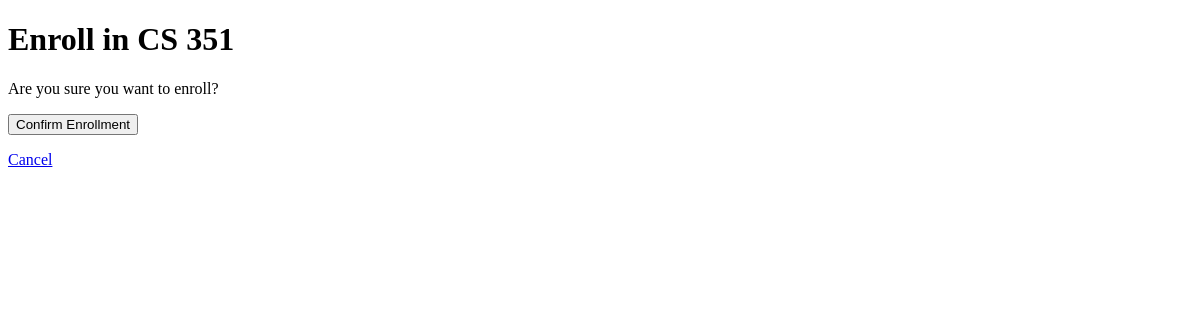
The app's page /enroll/2/ (signed in), older data.
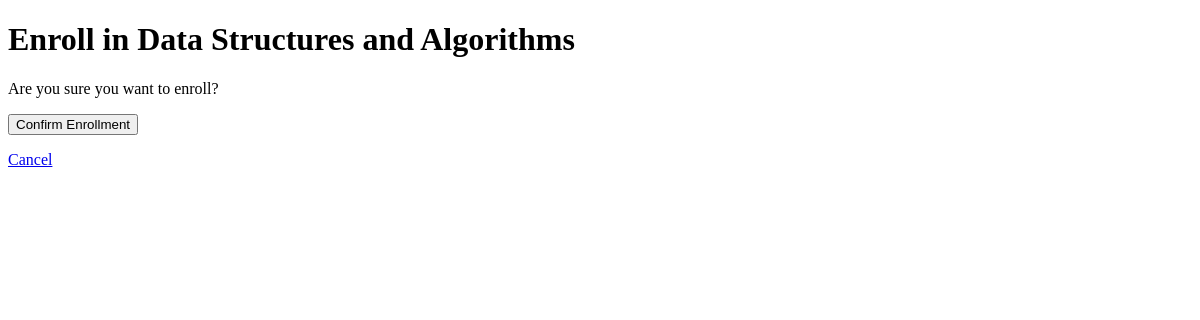
The same page, newer data.
### administration/models.py (models this page shows, shortened)
class Course(models.Model):
    title = models.CharField(max_length=200)
    code = models.CharField(max_length=20, unique=True, default='UNKN101')
    description = models.TextField()
    seat_limit = models.PositiveIntegerField()
    prerequisites = models.ManyToManyField('self', blank=True, symmetrical=False)
    instructor = models.ForeignKey(settings.AUTH_USER_MODEL,on_delete=models.SET_NULL, null=True, related_name='courses')

### student/views.py (the view)
# urls.py: path('enroll/<int:course_id>/',       login_required(student_enroll_course),         name='student-enroll-course'),
@login_required
def student_enroll_course(request, course_id):
    if not request.user.is_authenticated:
        return redirect ('login')
    course = Course.objects.get(pk=course_id)
    existing_enrollment = Enrollment.objects.filter(course=course, student=request.user).first()
    if existing_enrollment:
        return redirect ('student-dashboard')
    if request.method == 'POST' and not course.is_full:
        Enrollment.objects.create(course=course, student=request.user, status='pending')
        return redirect ('student-dashboard')
    return render(request, 'student/enroll_confirm.html', {'course': course})

### templates/student/enroll_confirm.html (shortened to what this page needs)
<!DOCTYPE html>
<html lang="en">
<head>
</head>
<body>
    <h1>Enroll in {{ course.title }}</h1>
    <p>Are you sure you want to enroll?</p>
    <form method="post">
        <button type="submit">Confirm Enrollment</button>
    </form>
    <p><a href="{% url 'student-dashboard' %}">Cancel</a></p>
</body>
</html>

Row changes from the older to the newer data that the page shows:
changed Course: title "CS 351" → "Data Structures and Algorithms"
